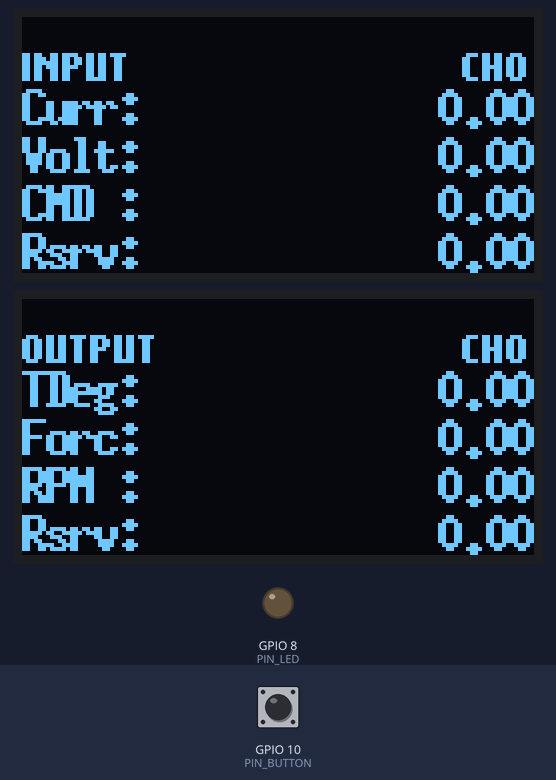
This sketch was run on a simulated ESP32-C3. Parts: 2 × 128×64 one-colour display, output pins drawn as LEDs (lit = HIGH). Inputs (shaded band) come from the test bench; at power-on: GPIO 10 (PIN_BUTTON) HIGH.

Above: at 1.5 s.
1.6 s: GPIO 10 (PIN_BUTTON) pulled LOW for 0.15 s
At 1.88 s:
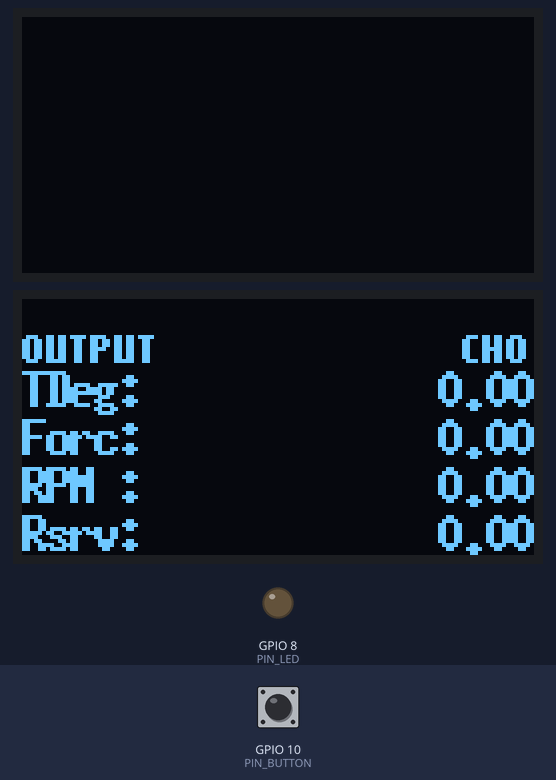
3.4 s: GPIO 10 (PIN_BUTTON) pulled LOW for 1 s
At 4.5 s:
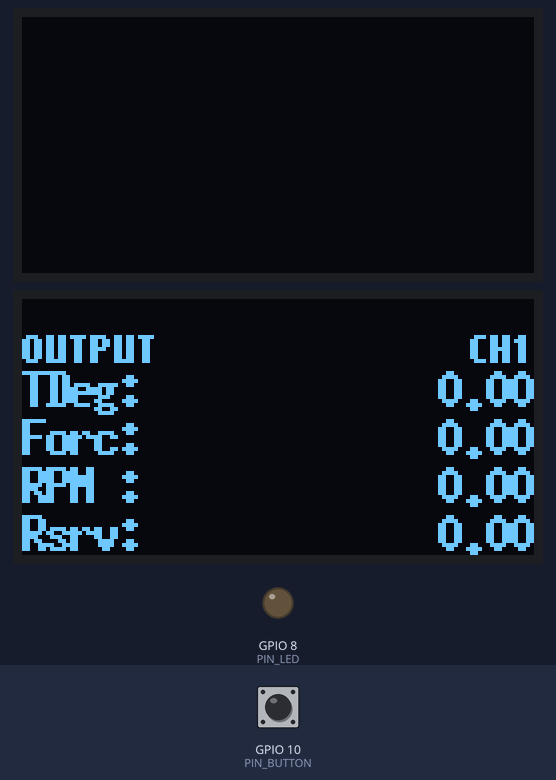
6.0 s: GPIO 10 (PIN_BUTTON) pulled LOW for 3.2 s
At 10.2 s:
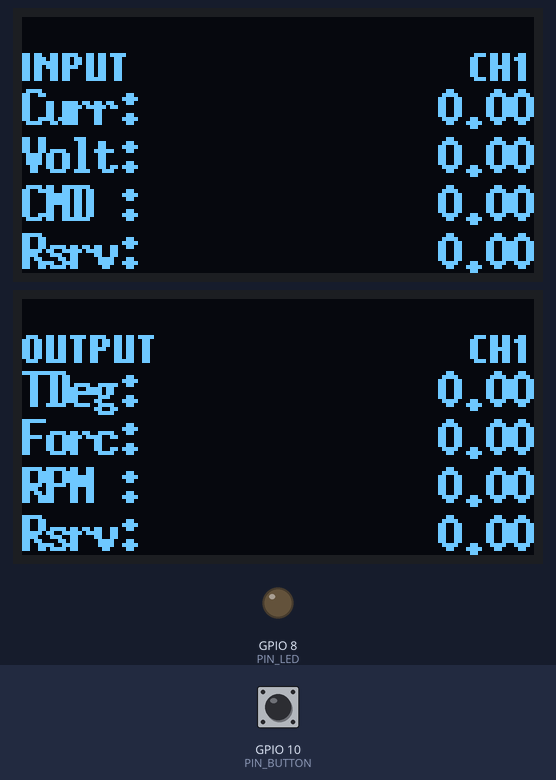
Timing chart, 0 to 11.7 s (numbered marks = the images above; inputs shaded):
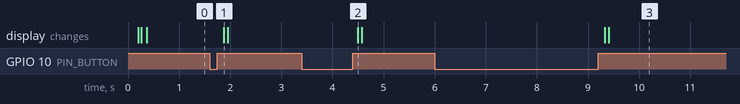

Measured:
- after the input at 1.6 s, the display: changes after 0.28 s (image 1)
- after the input at 3.4 s, the display: changes after 1.1 s (image 2)
- after the input at 6.0 s, the display: first changes after 3.3 s (image 3 shows a later state)

The sketch:

ESP32C3_InfoDisplay.ino
```cpp
// ESP32-C3 — 两块 SSD1306 128x64 OLED + UART1 数据显示
//
// 接线：
//   SCL  → GPIO0       SDA  → GPIO1
//   RX1  → GPIO20      TX1  → GPIO21
//   LED  → GPIO8       BUTTON → GPIO10（另端接 GND，按下低电平）
//   屏幕 INPUT  I2C 地址: 0x7A
//   屏幕 OUTPUT I2C 地址: 0x78

#include <Arduino.h>
#include <Wire.h>
#include "12864_display.h"
#include "Serial_manager.h"

// ── 引脚定义 ──────────────────────────────────────────────────────────────────
#define PIN_LED     8
#define PIN_BUTTON  10
#define PIN_SCL     0
#define PIN_SDA     1

// ── 屏幕实例（地址已按实物对应）─────────────────────────────────────────────
SingleScreen screenA(PIN_SCL, PIN_SDA, 0x7A);   // INPUT  面板
SingleScreen screenB(PIN_SCL, PIN_SDA, 0x78);   // OUTPUT 面板

// ── 运行状态 ──────────────────────────────────────────────────────────────────
int  current_channel = 0;   // 当前显示的通道（0 ~ MAX_CHANNEL_NUM-1）
bool led_state       = false;

// ── 按钮消抖 ──────────────────────────────────────────────────────────────────
namespace Btn {
  bool     lastRaw      = HIGH;
  bool     lastStable   = HIGH;
  uint32_t lastChangeMs = 0;
  const uint32_t DEBOUNCE_MS = 30;

  // 返回 true 表示检测到一次上升沿（按钮松开）
  bool risingEdge() {
    bool raw = digitalRead(PIN_BUTTON);
    uint32_t now = millis();

    if (raw != lastRaw) {
      lastRaw      = raw;
      lastChangeMs = now;
    }

    if ((now - lastChangeMs) >= DEBOUNCE_MS && raw != lastStable) {
      lastStable = raw;
      if (raw == HIGH) return true;   // LOW→HIGH 上升沿
    }
    return false;
  }
}

// ═════════════════════════════════════════════════════════════════════════════
void setup() {
  pinMode(PIN_LED,    OUTPUT);
  pinMode(PIN_BUTTON, INPUT_PULLUP);   // 按下接 GND → 低电平
  digitalWrite(PIN_LED, LOW);

  initAllSerials();
  Wire.begin(PIN_SDA, PIN_SCL);

  screenA.setChannel(current_channel);
  screenA.setHeadLine("INPUT");
  screenA.setLineLabels("Curr:", "Volt:", "CMD :", "Rsrv:");
  screenA.init();

  screenB.setChannel(current_channel);
  screenB.setHeadLine("OUTPUT");
  screenB.setLineLabels("TDeg:", "Forc:", "RPM :", "Rsrv:");
  screenB.init();

}

// ═════════════════════════════════════════════════════════════════════════════
void loop() {
  static float prev_time = 0.0;
  serial1CmdEvent();

  bool data_changed = false;
  if (channel_data[current_channel].time != prev_time) {
    prev_time = channel_data[current_channel].time;
    data_changed = true;
  }

  if (Btn::risingEdge()) {
    current_channel = (current_channel + 1) % MAX_CHANNEL_NUM;
    screenA.setChannel(current_channel);
    screenA.clear();
    screenB.setChannel(current_channel);
    screenB.clear();
    prev_time = 0.0;
  }

  Sensor_Data& d = channel_data[current_channel];
  screenA.updateData(d.esc_current, d.esc_voltage, d.esc_command, 0.0);
  screenB.updateData(d.esc_temperature, d.motor_force, d.motor_rpm, 0.0);
  screenA.refresh();
  screenB.refresh();

  if (data_changed) {
    led_state = !led_state;
    digitalWrite(PIN_LED, led_state ? HIGH : LOW);

    Serial.printf(
      "CH%d | t=%.2fs | V=%.2fV | I=%.2fA | CMD=%.1f%% | T=%.1fdegC | RPM=%.0f | F=%.2fN\n",
      d.channel,
      d.time,
      d.esc_voltage,
      d.esc_current,
      d.esc_command,
      d.esc_temperature,
      d.motor_rpm,
      d.motor_force
    );
  }
}
```

12864_display.h
```cpp
#ifndef __OLED12864__
#define __OLED12864__
// Declaration for a 0.96" 12864 display connected to I2C (SDA, SCL pins)
// Using U8g2 library for display control
//
// Layout:
//   Row 0 (headline): font u8g2_font_squeezed_b7_tr, baseline y=16
//   Rows 1-4 (data):  font u8g2_font_6x13B_tr, baseline y = 27/39/51/63
//
// Partial refresh strategy:
//   - init()            : full init + full sendBuffer (once at power-on)
//   - updateData()      : writes values into RAM buffer only, no I2C
//   - refresh()         : partial push — tile rows 1-7 (data area) only
//   - drawStaticAndPush(): redraws headline+labels then full sendBuffer

#include <Arduino.h>
#include <Wire.h>
#include <U8g2lib.h>

// ── Layout constants ──────────────────────────────────────────────────────────
static const uint8_t ROW_Y[5]   = { 16, 27, 39, 51, 63 };
static const uint8_t SCREEN_W   = 128;
static const uint8_t FONT_H     = 13;   // u8g2_font_6x13B_tr cap height
static const uint8_t DATA_COL   = 70;   // left edge of value erase box
static const uint8_t DATA_RIGHT = 127;  // right-align digits to this x
// ─────────────────────────────────────────────────────────────────────────────

class SingleScreen {
public:
  SingleScreen(uint8_t _scl, uint8_t _sda, uint8_t addr);

  void init();
  void setChannel(int _ch);
  void setHeadLine(String _hdl);
  void setLineLabels(String _l1, String _l2, String _l3, String _l4);
  void updateData(double _d1, double _d2, double _d3, double _d4);

  void clear();             // clearBuffer + full sendBuffer (clears OLED)
  void refresh();           // update screen

private:
  U8G2_SSD1306_128X64_NONAME_F_HW_I2C u8g2;
  uint8_t _addr;

  int    _channel;
  String _head_line;
  String _line1, _line2, _line3, _line4;
  double _data[4];

  void _drawStatic();
  void _drawValue(uint8_t rowIdx);
};

// ── Constructor ───────────────────────────────────────────────────────────────
SingleScreen::SingleScreen(uint8_t _scl, uint8_t _sda, uint8_t addr)
  : u8g2(U8G2_R0, U8X8_PIN_NONE, _scl, _sda), _addr(addr)
{
  u8g2.setI2CAddress(_addr);
  _channel = 0;
  for (uint8_t i = 0; i < 4; i++) _data[i] = 0.0;
}

// ── Public methods ────────────────────────────────────────────────────────────
void SingleScreen::init() {
  u8g2.begin();
  u8g2.setDisplayRotation(U8G2_R0);
  u8g2.setDrawColor(1);
  u8g2.clearBuffer();
  u8g2.sendBuffer();        // clear OLED
}

void SingleScreen::setChannel(int _ch) {
  if (_ch >= 0) _channel = _ch;
}

void SingleScreen::setHeadLine(String _hdl) {
  _head_line = _hdl;
}

void SingleScreen::setLineLabels(String _l1, String _l2, String _l3, String _l4) {
  _line1 = _l1; _line2 = _l2; _line3 = _l3; _line4 = _l4;
}

void SingleScreen::updateData(double _d1, double _d2, double _d3, double _d4) {
  _data[0] = _d1; _data[1] = _d2; _data[2] = _d3; _data[3] = _d4;
}

void SingleScreen::clear() {
  u8g2.clearBuffer();
  u8g2.sendBuffer();
}

void SingleScreen::refresh() {
  u8g2.clearBuffer();
  _drawStatic();
  u8g2.setFont(u8g2_font_6x13B_tr);
  for (uint8_t i = 0; i < 4; i++) _drawValue(i);
  u8g2.sendBuffer();
}

void SingleScreen::_drawStatic() {
  u8g2.setFont(u8g2_font_squeezed_b7_tr);
  u8g2.drawStr(0, ROW_Y[0], _head_line.c_str());
  char chBuf[8];
  snprintf(chBuf, sizeof(chBuf), "CH%d", _channel);
  uint8_t chWidth = u8g2.getStrWidth(chBuf);
  u8g2.drawStr(SCREEN_W - chWidth - 2, ROW_Y[0], chBuf);

  u8g2.setFont(u8g2_font_6x13B_tr);
  const String* labels[4] = { &_line1, &_line2, &_line3, &_line4 };
  for (uint8_t i = 0; i < 4; i++)
    u8g2.drawStr(0, ROW_Y[i + 1], labels[i]->c_str());
}

void SingleScreen::_drawValue(uint8_t rowIdx) {
  uint8_t y = ROW_Y[rowIdx + 1];

  double v = _data[rowIdx];
  bool negative = (v < 0.0);
  char digBuf[16];
  snprintf(digBuf, sizeof(digBuf), "%.2f", negative ? -v : v);
  uint8_t digW = u8g2.getStrWidth(digBuf);
  uint8_t digX = DATA_RIGHT - digW + 1;
  u8g2.drawStr(digX, y, digBuf);

  if (negative) {
    uint8_t signW = u8g2.getStrWidth("-");
    u8g2.drawStr(digX - signW, y, "-");
  }
}

#endif  // __OLED12864__
```

Serial_manager.h
```cpp
#ifndef SER_MANAGER
#define SER_MANAGER

#include <Arduino.h>

#define SERIAL1_RX 20
#define SERIAL1_TX 21

#define MAX_CHANNEL_NUM 2

// serial 0: usb serial
// serial 1: tx-21, rx-20, only rx connect to the ESC loopback
//   baudrate 115200

struct Sensor_Data {
  int channel = 0;
  float time = 0;  // in s
  float esc_current = 0;  // in A
  float esc_voltage = 0;  // in V
  float esc_command = 0;  // in %
  float esc_temperature = 0;  // in centidegree
  float motor_rpm = 0;  // in r/min
  float motor_force = 0;  // in N
} channel_data[MAX_CHANNEL_NUM];

////// Serials Initialization ///////
void initAllSerials() {
  Serial.begin(115200);
  delay(100);
  Serial1.begin(115200, SERIAL_8N1, SERIAL1_RX, SERIAL1_TX);
  delay(100);
}
/////////////////////////////////////

//////////// Serial 1 ///////////////
#define SERIAL1_BUF_SIZE 128

char serial1_cmd[SERIAL1_BUF_SIZE];
uint8_t serial1_cmd_index = 0;
bool parseSerial1Cmd(String command) {
  command.trim();
  if (command.length() == 0) return false;

  // ── Tokenise by comma ────────────────────────────────────────────────────
  const int FIELD_COUNT = 8;
  float fields[FIELD_COUNT];
  int   fieldIdx = 0;
  int   start    = 0;

  while (fieldIdx < FIELD_COUNT) {
    int comma = command.indexOf(',', start);
    String token;
    if (comma == -1) {
      // Last (or only) token — take the rest of the string
      token = command.substring(start);
      token.trim();
      if (token.length() == 0) break;
      fields[fieldIdx++] = token.toFloat();
      break;
    } else {
      token = command.substring(start, comma);
      token.trim();
      if (token.length() == 0) return false;  // empty field → malformed, discard
      fields[fieldIdx++] = token.toFloat();
      start = comma + 1;
    }
  }

  if (fieldIdx < FIELD_COUNT) return false;  // too few fields → discard

  // ── Validate channel ─────────────────────────────────────────────────────
  int ch = (int)fields[0];
  if (ch < 0 || ch >= MAX_CHANNEL_NUM) return false;  // out of range → discard

  // ── Store into the zero-based array ─────────────────────────────────────
  // channel_data index = ch (channel 0, 1, 2, ...)
  int idx = ch;
  channel_data[idx].channel         = ch;
  channel_data[idx].time            = fields[1];
  channel_data[idx].esc_voltage     = fields[2];
  channel_data[idx].esc_current     = fields[3];
  channel_data[idx].esc_command     = fields[4];
  channel_data[idx].esc_temperature = fields[5];
  channel_data[idx].motor_rpm       = fields[6];
  channel_data[idx].motor_force     = fields[7];

  return true;
}

void serial1CmdEvent() {
  while (Serial1.available()) {
    char inChar = (char)Serial1.read();
    if (serial1_cmd_index >= SERIAL1_BUF_SIZE-1) {
      serial1_cmd_index = 0;
      serial1_cmd[0] = '\0';
      continue;
    }
    if (inChar == ' '){
      continue;
    }
    serial1_cmd[serial1_cmd_index] = inChar;
    serial1_cmd_index++;
    if (inChar == '\n') {
      serial1_cmd[serial1_cmd_index] = '\0';
      bool _t = parseSerial1Cmd(String(serial1_cmd));
      serial1_cmd_index = 0;
      serial1_cmd[0] = '\0';
    }
  }
}
/////////////////////////////////////

#endif
```
